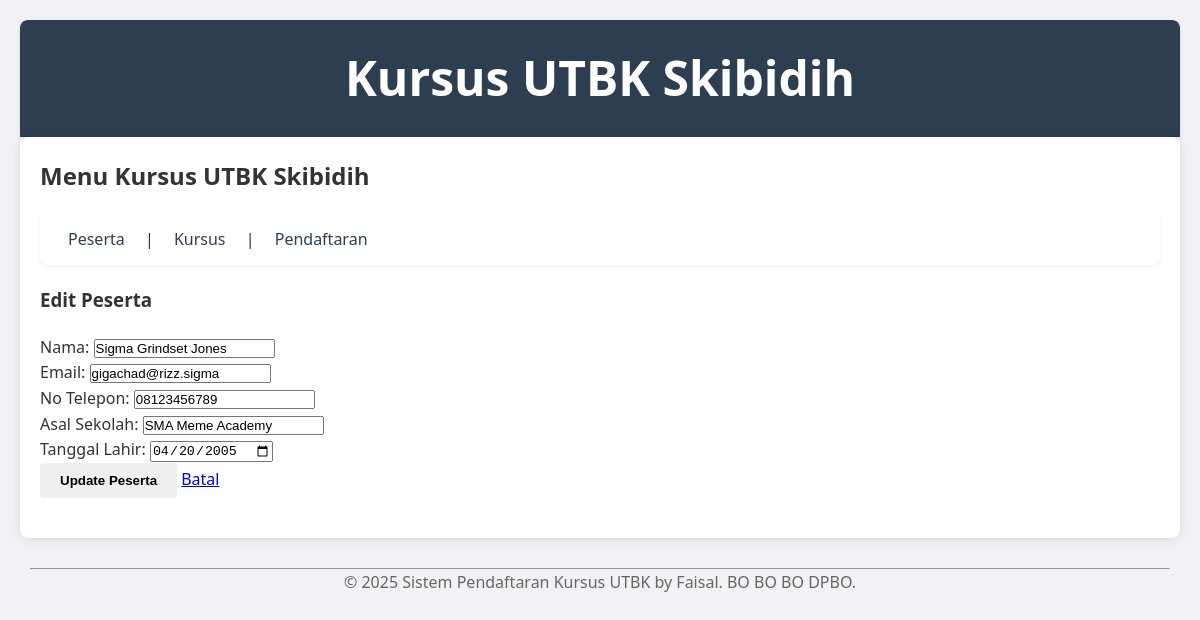
/index.php?page=peserta&action=edit&id=1, run on the app's committed database.
### tables this page shows
CREATE TABLE `peserta` (
  `id` int(11) NOT NULL,
  `nama` varchar(100) NOT NULL,
  `email` varchar(100) NOT NULL,
  `no_telepon` varchar(20) DEFAULT NULL,
  `asal_sekolah` varchar(100) DEFAULT NULL,
  `tanggal_lahir` date DEFAULT NULL
);

### config/db.php (called while the page is built, shortened)
<?php
class Database {
    private $host = "localhost";
    private $username = "root";
    private $password = "";
    private $dbname = "db_kursus";
    public function __construct() {
        try {
            $this->conn = new PDO("mysql:host=$this->host;dbname=$this->dbname", $this->username, $this->password);
        } catch (PDOException $e) {
            echo "Connection failed: " . $e->getMessage();
        }
    }
}
?>

### class/Peserta.php (called while the page is built, shortened)
<?php
require_once 'config/db.php';
class Peserta {
    private $db;
    public function __construct() {
        $this->db = (new Database())->conn;
    }
    public function getPesertaById($id) {
        $stmt = $this->db->prepare("SELECT * FROM peserta WHERE id = :id");
        $stmt->bindParam(':id', $id, PDO::PARAM_INT);
        $stmt->execute();
        return $stmt->fetch(PDO::FETCH_ASSOC);
    }
}
?>

### view/peserta_form.php (the view)
<h3><?= isset($pesertaData) ? 'Edit' : 'Tambah' ?> Peserta</h3>
<form action="index.php?page=peserta&action=<?= isset($pesertaData) ? 'update&id=' . $pesertaData['id'] : 'store' ?>" method="post">
    <div>
        <label for="nama">Nama:</label>
        <input type="text" id="nama" name="nama"
               value="<?= isset($pesertaData) ? htmlspecialchars($pesertaData['nama']) : '' ?>" required>
    </div>
    <div>
        <label for="email">Email:</label>
        <input type="email" id="email" name="email"
               value="<?= isset($pesertaData) ? htmlspecialchars($pesertaData['email']) : '' ?>" required>
    </div>
    <div>
        <label for="no_telepon">No Telepon:</label>
        <input type="tel" id="no_telepon" name="no_telepon"
               value="<?= isset($pesertaData) ? htmlspecialchars($pesertaData['no_telepon']) : '' ?>" required>
    </div>
    <div>
        <label for="asal_sekolah">Asal Sekolah:</label>
        <input type="text" id="asal_sekolah" name="asal_sekolah"
               value="<?= isset($pesertaData) ? htmlspecialchars($pesertaData['asal_sekolah']) : '' ?>" required>
    </div>
    <div>
        <label for="tanggal_lahir">Tanggal Lahir:</label>
        <input type="date" id="tanggal_lahir" name="tanggal_lahir"
               value="<?= isset($pesertaData) ? htmlspecialchars($pesertaData['tanggal_lahir']) : '' ?>" required>
    </div>
    <div>
        <button type="submit"><?= isset($pesertaData) ? 'Update' : 'Tambah' ?> Peserta</button>
        <a href="index.php?page=peserta">Batal</a>
    </div>
</form>

### style.css (style rules this page uses)
:root { --primary-color: #2c3e50; --secondary-color: #2980b9; --success-color: #27ae60; --danger-color: #c0392b; --warning-color: #f1c40f; --light-bg: #f8f9fa; }
* { margin: 0; padding: 0; box-sizing: border-box; }
body { font-family: 'Segoe UI', Tahoma, Geneva, Verdana, sans-serif; line-height: 1.6; padding: 20px; max-width: 1200px; margin: 0 auto; background-color: #f0f2f5; color: #333; }
form { margin: 20px 0; }
button, .btn { padding: 10px 20px; border: none; border-radius: 4px; cursor: pointer; font-weight: bold; transition: all 0.3s ease; }

### data on the page
peserta: nama "Sigma Grindset Jones", email "gigachad@rizz.sigma", no_telepon "08123456789", asal_sekolah "SMA Meme Academy", tanggal_lahir "04/20/2005"
